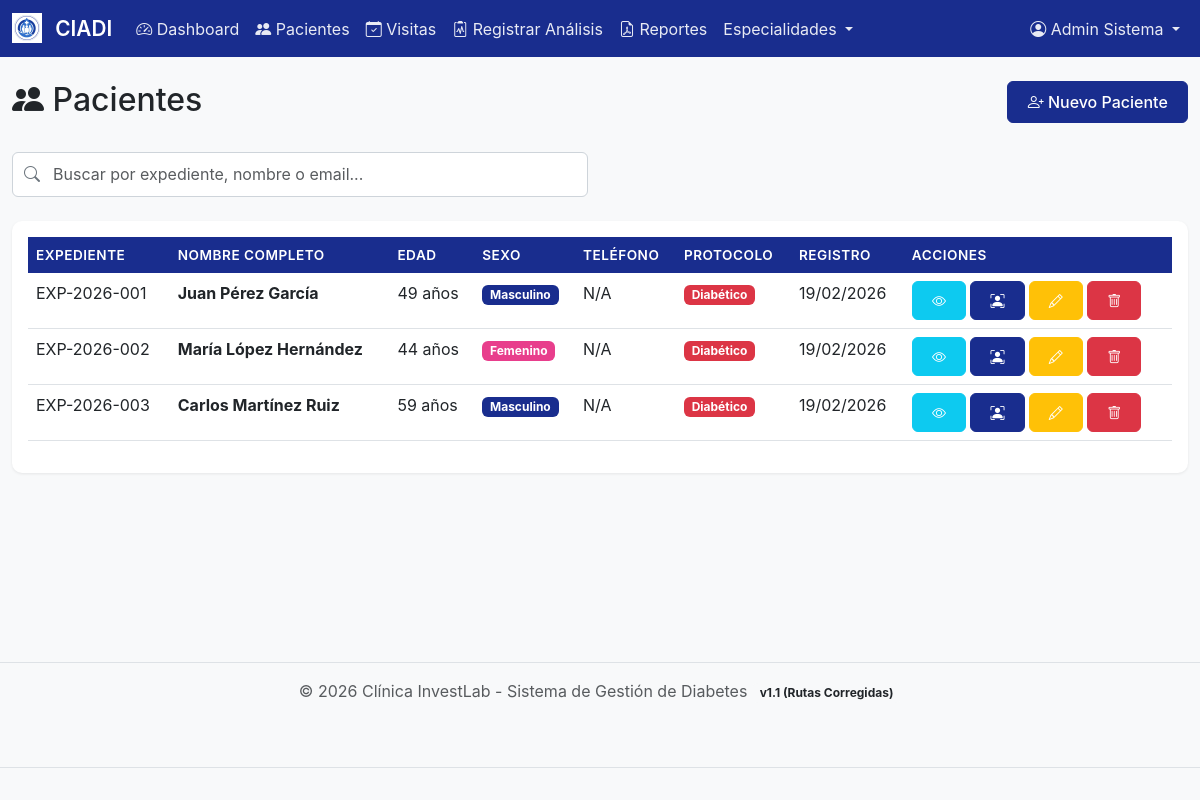
The app's page /app/views/pacientes/lista.php (signed in) with its own data.
### tables this page shows
CREATE TABLE IF NOT EXISTS pacientes (
  id_paciente int(11) NOT NULL AUTO_INCREMENT,
  numero_expediente varchar(50) NOT NULL UNIQUE,
  nombre varchar(100) NOT NULL,
  apellido_paterno varchar(100) NOT NULL,
  apellido_materno varchar(100) DEFAULT NULL,
  fecha_nacimiento date NOT NULL,
  edad int(11) DEFAULT NULL,
  sexo enum('M','F') NOT NULL,
  telefono varchar(20) DEFAULT NULL,
  email varchar(150) DEFAULT NULL,
  direccion text DEFAULT NULL,
  ciudad varchar(100) DEFAULT NULL,
  estado varchar(100) DEFAULT NULL,
  codigo_postal varchar(10) DEFAULT NULL,
  tipo_sangre varchar(20) DEFAULT NULL,
  alergias text DEFAULT NULL,
  protocolo enum('Diabético','Prediabético') DEFAULT 'Diabético',
  nombre_emergencia varchar(255) DEFAULT NULL,
  telefono_emergencia varchar(50) DEFAULT NULL,
  parentesco_emergencia varchar(100) DEFAULT NULL,
  activo tinyint(1) DEFAULT 1,
  created_at timestamp NOT NULL DEFAULT current_timestamp(),
  updated_at timestamp NOT NULL DEFAULT current_timestamp() ON UPDATE current_timestamp(),
  created_by int(11) DEFAULT NULL,
  PRIMARY KEY (id_paciente),
  INDEX idx_expediente (numero_expediente),
  INDEX idx_protocolo (protocolo)
);

### app/includes/auth.php (called while the page is built, shortened)
<?php
$usuario_nombre = $_SESSION['usuario_nombre'] ?? 'Usuario';

### app/models/Paciente.php (called while the page is built, shortened)
<?php
class Paciente
{
    private $conn;
    private $table_name = "pacientes";
    public function __construct($db)
    {
        $this->conn = $db;
    }
    public function obtenerTodos($search = '', $limit = 7, $offset = 0)
    {
        $query = "SELECT id_paciente, numero_expediente,
                  CONCAT(nombre, ' ', apellido_paterno, ' ', IFNULL(apellido_materno, '')) as nombre_completo,
                  edad, sexo, telefono, email, protocolo, created_at as fecha_registro
                  FROM " . $this->table_name . "
                  WHERE activo = 1";
        $query .= " ORDER BY created_at DESC LIMIT :limit OFFSET :offset";
        $stmt = $this->conn->prepare($query);
        $stmt->bindParam(':limit', $limit, PDO::PARAM_INT);
        $stmt->bindParam(':offset', $offset, PDO::PARAM_INT);
        $stmt->execute();
        return $stmt->fetchAll(PDO::FETCH_ASSOC);
    }
}

### app/views/pacientes/lista.php (the view, shortened to what this page needs)
<?php
require_once '../../includes/auth.php';
require_once '../../models/Paciente.php';
$database = new Database();
$db = $database->getConnection();
$paciente_model = new Paciente($db);
$pacientes = $paciente_model->obtenerTodos('', 7);
include '../../includes/header.php';
?>
<div class="row mb-4">
    <div class="col-md-6">
        <h2><i class="bi bi-people-fill"></i> Pacientes</h2>
    </div>
    <div class="col-md-6 text-end">
        <a href="nuevo.php" class="btn btn-primary">
            <i class="bi bi-person-plus"></i> Nuevo Paciente
        </a>
    </div>
</div>
<div class="row mb-4">
    <div class="col-md-6">
        <div class="search-box">
            <i class="bi bi-search"></i>
            <input type="text" class="form-control" id="searchInput"
                placeholder="Buscar por expediente, nombre o email...">
        </div>
    </div>
</div>
<div class="card">
    <div class="card-body">
        <div class="table-responsive">
            <table class="table table-hover" id="pacientesTable">
                <thead>
                    <tr>
                        <th>Expediente</th>
                        <th>Nombre Completo</th>
                        <th>Edad</th>
                        <th>Sexo</th>
                        <th>Teléfono</th>
                        <th>Protocolo</th>
                        <th>Registro</th>
                        <th>Acciones</th>
                    </tr>
                </thead>
                <tbody>
                    <?php if (count($pacientes) > 0): ?>
                        <?php foreach ($pacientes as $paciente): ?>
                            <tr>
                                <td>
                                    <?= htmlspecialchars($paciente['numero_expediente']) ?>
                                </td>
                                <td>
                                    <strong>
                                        <?= htmlspecialchars($paciente['nombre_completo']) ?>
                                    </strong>
                                </td>
                                <td>
                                    <?= $paciente['edad'] ?> años
                                </td>
                                <td>
                                    <?php if ($paciente['sexo'] === 'M'): ?>
                                        <span class="badge bg-primary">Masculino</span>
                                    <?php else: ?>
                                        <span class="badge" style="background-color: #e83e8c; color: white;">Femenino</span>
                                    <?php endif; ?>
                                </td>
                                <td>
                                    <?= htmlspecialchars($paciente['telefono'] ?? 'N/A') ?>
                                </td>
                                <td>
                                    <?php if (($paciente['protocolo'] ?? 'Diabético') === 'Diabético'): ?>
                                        <span class="badge bg-danger">Diabético</span>
                                    <?php else: ?>
                                        <span class="badge bg-warning text-dark">Prediabético</span>
                                    <?php endif; ?>
                                </td>
                                <td>
                                    <?= date('d/m/Y', strtotime($paciente['fecha_registro'])) ?>
                                </td>
                                <td>
                                    <div class="d-flex gap-1">
                                        <a href="detalle.php?id=<?= $paciente['id_paciente'] ?>"
                                            class="btn btn-info btn-sm text-white" title="Ver Detalle" data-bs-toggle="tooltip">
                                            <i class="bi bi-eye"></i>
                                        </a>
                                        <a href="historial.php?id=<?= $paciente['id_paciente'] ?>"
                                            class="btn btn-primary btn-sm" title="Expediente de Paciente"
                                            data-bs-toggle="tooltip">
                                            <i class="bi bi-person-bounding-box"></i>
                                        </a>
                                        <a href="editar.php?id=<?= $paciente['id_paciente'] ?>"
                                            class="btn btn-warning btn-sm text-white" title="Editar">
                                            <i class="bi bi-pencil"></i>
                                        </a>
                                        <button type="button" class="btn btn-danger btn-sm btn-eliminar"
                                            data-id="<?= $paciente['id_paciente'] ?>"
                                            data-nombre="<?= htmlspecialchars($paciente['nombre_completo']) ?>"
                                            title="Eliminar">
                                            <i class="bi bi-trash"></i>
                                        </button>
                                    </div>
                                </td>
                            </tr>
                        <?php endforeach; ?>
                    <?php endif; ?>
                </tbody>
            </table>
        </div>
    </div>
</div>
<?php include '../../includes/footer.php'; ?>

### app/includes/header.php (shortened to what this page needs)
<!DOCTYPE html>
<html lang="es">
<head>
    <link href="https://cdn.jsdelivr.net/npm/bootstrap@5.3.0/dist/css/bootstrap.min.css" rel="stylesheet">
    <link rel="stylesheet" href="https://cdn.jsdelivr.net/npm/bootstrap-icons@1.11.0/font/bootstrap-icons.css">
    <link href="<?= PROJECT_PATH ?>/app/assets/css/custom.css" rel="stylesheet">
</head>
<body>
    <nav class="navbar navbar-expand-lg navbar-dark bg-primary">
        <div class="container-fluid">
            <a class="navbar-brand" href="<?= PROJECT_PATH ?>/index.php">
                <img src="<?= PROJECT_PATH ?>/app/assets/img/logo_ciadi.png" alt="CIADI" height="30"
                    class="d-inline-block align-top me-2">
                CIADI
            </a>
            <div class="collapse navbar-collapse" id="navbarNav">
                <ul class="navbar-nav me-auto">
                    <li class="nav-item">
                        <a class="nav-link" href="<?= PROJECT_PATH ?>/index.php">
                            <i class="bi bi-speedometer2"></i> Dashboard
                        </a>
                    </li>
                    <li class="nav-item">
                        <a class="nav-link" href="<?= PROJECT_PATH ?>/app/views/pacientes/lista.php">
                            <i class="bi bi-people-fill"></i> Pacientes
                        </a>
                    </li>
                    <li class="nav-item">
                        <a class="nav-link" href="<?= PROJECT_PATH ?>/app/views/visitas/lista.php">
                            <i class="bi bi-calendar-check"></i> Visitas
                        </a>
                    </li>
                    <li class="nav-item">
                        <a class="nav-link" href="<?= PROJECT_PATH ?>/app/views/analisis/registro_completo.php">
                            <i class="bi bi-clipboard2-pulse"></i> Registrar Análisis
                        </a>
                    </li>
                    <li class="nav-item">
                        <a class="nav-link" href="<?= PROJECT_PATH ?>/app/views/reportes/index.php">
                            <i class="bi bi-file-earmark-pdf"></i> Reportes
                        </a>
                    </li>
                    <li class="nav-item dropdown">
                        <a class="nav-link dropdown-toggle" href="#" role="button" data-bs-toggle="dropdown">
                            <i class="bi bi-stethoscope"></i> Especialidades
                        </a>
                    </li>
                </ul>
                <ul class="navbar-nav">
                    <li class="nav-item dropdown">
                        <a class="nav-link dropdown-toggle" href="#" role="button" data-bs-toggle="dropdown">
                            <i class="bi bi-person-circle"></i>
                            <?= htmlspecialchars($usuario_nombre ?? 'Usuario') ?>
                        </a>
                    </li>
                </ul>
            </div>
        </div>
    </nav>
    <div class="container-fluid mt-4">

### app/includes/footer.php (shortened to what this page needs)
</div>
<footer class="bg-light text-center text-muted py-3 mt-5">
    <div class="container">
        <p class="mb-0">&copy;
            <?= date('Y') ?> Clínica InvestLab - Sistema de Gestión de Diabetes <span
                class="badge bg-light text-dark">v1.1 (Rutas Corregidas)</span>
        </p>
    </div>
</footer>
<footer class="bg-light text-center text-muted py-3 mt-5">
</body>
</html>

### app/assets/css/custom.css (style rules this page uses)
:root { --primary-color: #192d8e; --secondary-color: #0d6efd; --success-color: #198754; --warning-color: #ffc107; --danger-color: #dc3545; --info-color: #0dcaf0; --light-bg: #f8f9fa; --dark-text: #212529; }
.bg-primary { background-color: var(--primary-color) !important; }
body { font-family: -apple-system, BlinkMacSystemFont, "Segoe UI", Roboto, "Helvetica Neue", Arial, sans-serif; background-color: var(--light-bg); min-height: 100vh; display: flex; flex-direction: column; }
.container-fluid { flex: 1; }
.navbar-brand { font-weight: 600; font-size: 1.3rem; }
.navbar-dark .navbar-nav .nav-link { color: rgba(255, 255, 255, 0.9); transition: color 0.3s ease; }
.card { border: none; border-radius: 10px; box-shadow: 0 1px 3px rgba(0, 0, 0, 0.08); transition: transform 0.3s ease, box-shadow 0.3s ease; }
.table { background-color: white; }
.table thead th { background-color: var(--primary-color); color: white; border: none; font-weight: 600; text-transform: uppercase; font-size: 0.85rem; letter-spacing: 0.5px; }
.btn { border-radius: 6px; padding: 0.5rem 1.2rem; font-weight: 500; transition: all 0.3s ease; }
.btn-primary { background-color: var(--primary-color); border-color: var(--primary-color); }
.form-control, .form-select { border-radius: 6px; border: 1px solid #ced4da; padding: 0.6rem 0.75rem; transition: border-color 0.3s ease, box-shadow 0.3s ease; }
.search-box { position: relative; }
.search-box input { padding-left: 2.5rem; }
.search-box i { position: absolute; left: 0.75rem; top: 50%; transform: translateY(-50%); color: #6c757d; }
.fade-in { animation: fadeIn 0.5s ease-in-out; }
footer { margin-top: auto; border-top: 1px solid #dee2e6; }

### records on screen
pacientes: numero_expediente "EXP-2026-001", nombre_completo "Juan Pérez García", edad "49", sexo "Masculino", telefono "N/A", protocolo "Diabético", created_at "19/02/2026"
pacientes: numero_expediente "EXP-2026-002", nombre_completo "María López Hernández", edad "44", sexo "Femenino", telefono "N/A", protocolo "Diabético", created_at "19/02/2026"
pacientes: numero_expediente "EXP-2026-003", nombre_completo "Carlos Martínez Ruiz", edad "59", sexo "Masculino", telefono "N/A", protocolo "Diabético", created_at "19/02/2026"

### other values on screen
$usuario_nombre "Admin Sistema"
